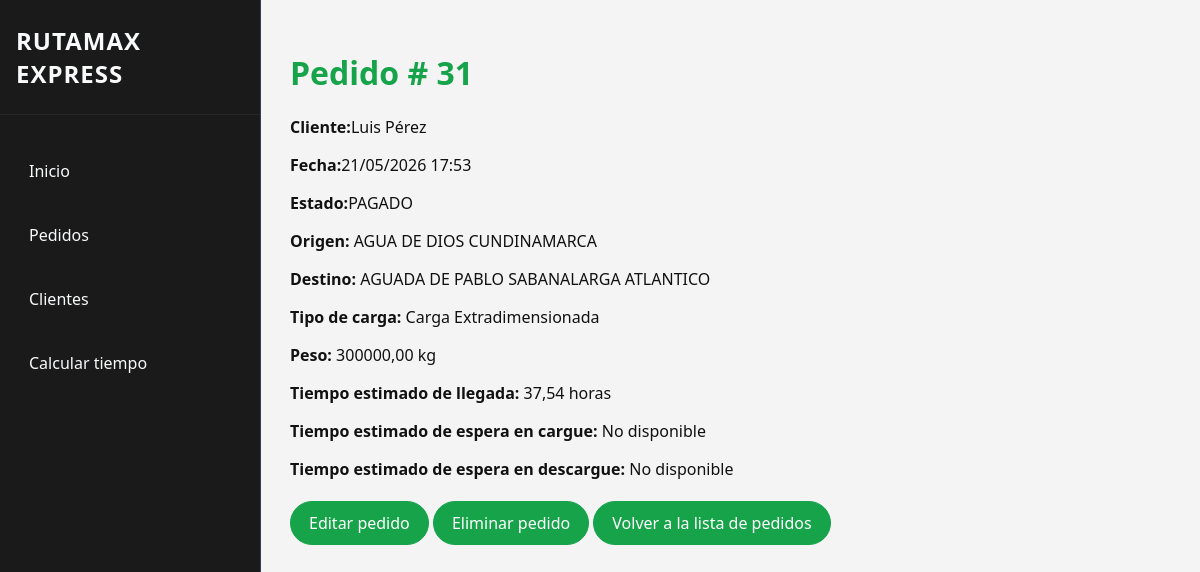
The page /pedidos/31/ on the database its author committed.
### tienda/models.py (models this page shows, shortened)
class Pedido(models.Model):
    ESTADOS = [
        ("CREADO", "Creado"),
        ("PAGADO", "Pagado"),
        ("ENVIADO", "Enviado"),
        ("CERRADO", "Cerrado"),
    ]
    cliente = models.ForeignKey(Cliente, on_delete=models.CASCADE, related_name="pedidos")
    fecha = models.DateTimeField(auto_now_add=True)
    estado = models.CharField(max_length=7, choices=ESTADOS, default="CREADO")
    origen = models.CharField(max_length=200, blank=True, default="", verbose_name="Ciudad de origen")
    destino = models.CharField(max_length=200, blank=True, default="", verbose_name="Ciudad de destino")
    tipo_carga = models.CharField(max_length=100, blank=True, default="", verbose_name="Tipo de carga")
    peso_kg = models.DecimalField(max_digits=8, decimal_places=2, default=0, verbose_name="Peso (kg)")
    tiempo_estimado = models.DecimalField(max_digits=6, decimal_places=2, blank=True, null=True, verbose_name="Tiempo estimado (horas)")

class Cliente(models.Model):
    nombre = models.CharField(max_length=100)
    email = models.EmailField(unique=True)
    fecha_regitro = models.DateTimeField(auto_now_add=True)
    activo = models.BooleanField(default=True)

### tienda/views.py (the view)
# urls.py: path("pedidos/<int:pk>/", views.detalle_pedido, name="detalle_pedido"),
def detalle_pedido(request, pk):
    pedido = get_object_or_404(
        Pedido.objects.select_related("cliente"),
        pk=pk
    )
    datos = {
        "origen": pedido.origen,
        "destino": pedido.destino,
        "tipo_carga": pedido.tipo_carga,
        "peso_kg": float(pedido.peso_kg or 0),
    }
    espera_carga = predecir_espera_carga(datos)
    espera_descarga = predecir_espera_descarga(datos)
    return render(request, "tienda/detalle_pedido.html", {
        "pedido": pedido,
        "espera_carga": espera_carga,
        "espera_descarga": espera_descarga,
    })

### core/ia/tiempo_viaje/predictor.py (called while the page is built, shortened)
def cargar_recursos():
    global modelo, label_encoders, dataset
    if modelo is None:
        if os.path.exists(MODELO_JSON_PATH):
            modelo = cargar_recurso(MODELO_JSON_PATH, default=None)
        elif os.path.exists(MODELO_PATH):
            modelo = cargar_recurso(MODELO_PATH, default=None)
    if label_encoders is None:
        if os.path.exists(ENCODERS_JSON_PATH):
            label_encoders = cargar_recurso(ENCODERS_JSON_PATH, default={})
        elif os.path.exists(ENCODERS_PATH):
            label_encoders = cargar_recurso(ENCODERS_PATH, default={})
    if dataset is None:
        try:
            dataset = pd.read_csv(DATASET_PATH)
        except Exception as exc:
            print(f"Advertencia: no se pudo cargar '{DATASET_PATH}': {exc}")
            dataset = pd.DataFrame()

def _predecir_por_reglas_col(datos, columna):
    cargar_recursos()
    if dataset.empty:
        return 0.0

def predecir_espera_carga(datos):
    try:
        return _predecir_por_reglas_col(datos, "HORAS_ESPERA_CARGUE")
    except Exception:
        return 0.0

def predecir_espera_descarga(datos):
    try:
        return _predecir_por_reglas_col(datos, "HORAS_ESPERA_DESCARGUE")
    except Exception:
        return 0.0

### tienda/templates/tienda/detalle_pedido.html (shortened to what this page needs)
{% extends 'tienda/base.html' %}
{% block content %}
<h1>Pedido # {{ pedido.id }}</h1>
<p><b>Cliente:</b>{{ pedido.cliente.nombre }}</p>
<p><b>Fecha:</b>{{ pedido.fecha|date:"d/m/Y H:i" }}</p>
<p><b>Estado:</b>{{ pedido.estado }}</p>
<p><b>Origen:</b> {{ pedido.origen|default:"-" }}</p>
<p><b>Destino:</b> {{ pedido.destino|default:"-" }}</p>
<p><b>Tipo de carga:</b> {{ pedido.tipo_carga|default:"-" }}</p>
<p><b>Peso:</b> {{ pedido.peso_kg|default:"0" }} kg</p>
<p><b>Tiempo estimado de llegada:</b> {% if pedido.tiempo_estimado %} {{ pedido.tiempo_estimado }} horas {% else %} No disponible {% endif %}</p>
<p><b>Tiempo estimado de espera en cargue:</b> {% if espera_carga %} {{ espera_carga }} horas {% else %} No disponible {% endif %}</p>
<p><b>Tiempo estimado de espera en descargue:</b> {% if espera_descarga %} {{ espera_descarga }} horas {% else %} No disponible {% endif %}</p>
<p>
    <a href ="{% url 'tienda:editar_pedido_items' pedido.pk %}" class="btn primary">
        Editar pedido</a>
    <a href ="{% url 'tienda:eliminar_pedido' pedido.pk %}" class="btn primary">
        Eliminar pedido</a>
    <a href ="{% url 'tienda:lista_pedidos'%}" class="btn primary">
        Volver a la lista de pedidos</a>
</p>
{% endblock %}

### tienda/static/css/main.css (style rules this page uses)
body { --bg: #f4f4f4; --surface: #ffffff; --surface-soft: #f8f8f8; --surface-light: #ffffff; --text: #111111; --text-muted: #4b5563; --accent: #16a34a; --accent-strong: #22c55e; --border: #d1d5db; font-family: 'Segoe UI', sans-serif; margin: 0; padding: 0; background-color: var(--bg); color: var(--text); }
h1 { color: var(--accent); }
.btn { display: inline-block; padding: 10px 18px; margin: 5px 0; color: var(--text); text-decoration: none; border-radius: 9999px; font-weight: 500; transition: background 0.3s, transform 0.2s, color 0.2s; background-color: var(--surface); border: 1px solid var(--border); }
.primary { background-color: var(--accent); border-color: var(--accent); color: #ffffff; }

### rows shown on the page
Pedido: id "31", cliente.nombre "Luis Pérez", fecha "21/05/2026 17:53", estado "PAGADO", origen "AGUA DE DIOS CUNDINAMARCA", destino "AGUADA DE PABLO SABANALARGA ATLANTICO", tipo_carga "Carga Extradimensionada", peso_kg "300000,00", tiempo_estimado "37,54"
